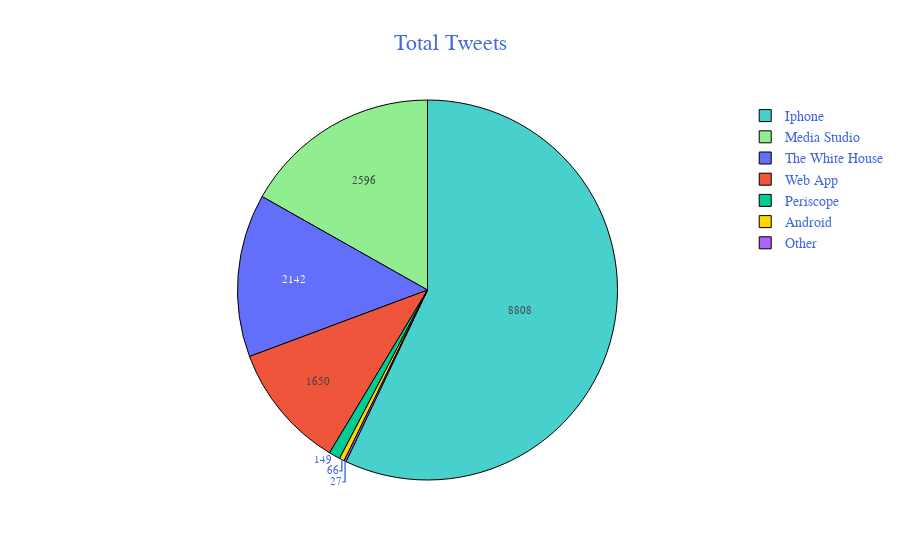

Here is the notebook cell this chart was saved with:
### Code cell
# Pie Chart - Device Distribution

cat_tweets = go.Figure(go.Pie(labels=tweets_source['sourceLabel'], values=tweets_source['Tweets']))

cat_tweets.update_traces(hoverinfo='label+percent+value',
                              hovertemplate='<extra></extra>'+
                              '%{label}<br>'+
                              '<br>Tweets: %{value:.0f}'+
                              '<br>%Total: %{percent}',
                              textinfo='text+value', textfont_size=11,
                              marker=dict(colors=['gold', 'mediumturquoise',  'lightgreen'], 
                                          line=dict(color='#000000', width=1))
                             )

cat_tweets.update_layout(title="Total Tweets", 
                              title_font_size = 22,
                              title_x = 0.5,
                              title_xanchor = 'center',
                              #legend_title="Category",
                              font=dict(family="Comic, monospace",
                                        size=14,
                                        color="RoyalBlue")
                             )

cat_tweets.show()

### Figure 1 — Plotly figure (JSON) as saved in the notebook; plotly's stock layout.template omitted (floating-point values rounded to 4 significant figures)
{"data": [{"hoverinfo": "label+percent+value", "hovertemplate": "<extra></extra>%{label}<br><br>Tweets: %{value:.0f}<br>%Total: %{percent}", "labels": ["Android", "Iphone", "Media Studio", "Other", "Periscope", "The White House", "Web App"], "marker": {"colors": ["gold", "mediumturquoise", "lightgreen"], "line": {"color": "#000000", "width": 1}}, "textfont": {"size": 11}, "textinfo": "text+value", "type": "pie", "values": [66, 8808, 2596, 27, 149, 2142, 1650]}], "layout": {"autosize": true, "font": {"color": "RoyalBlue", "family": "Comic, monospace", "size": 14}, "title": {"font": {"size": 22}, "text": "Total Tweets", "x": 0.5, "xanchor": "center"}}}
